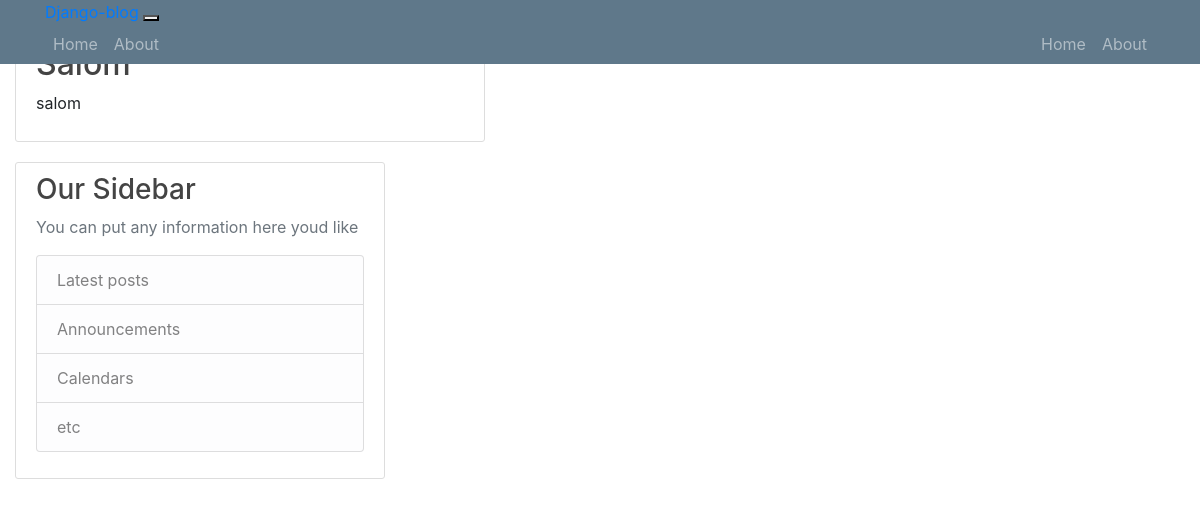
/, run on an earlier commit of the app's database.
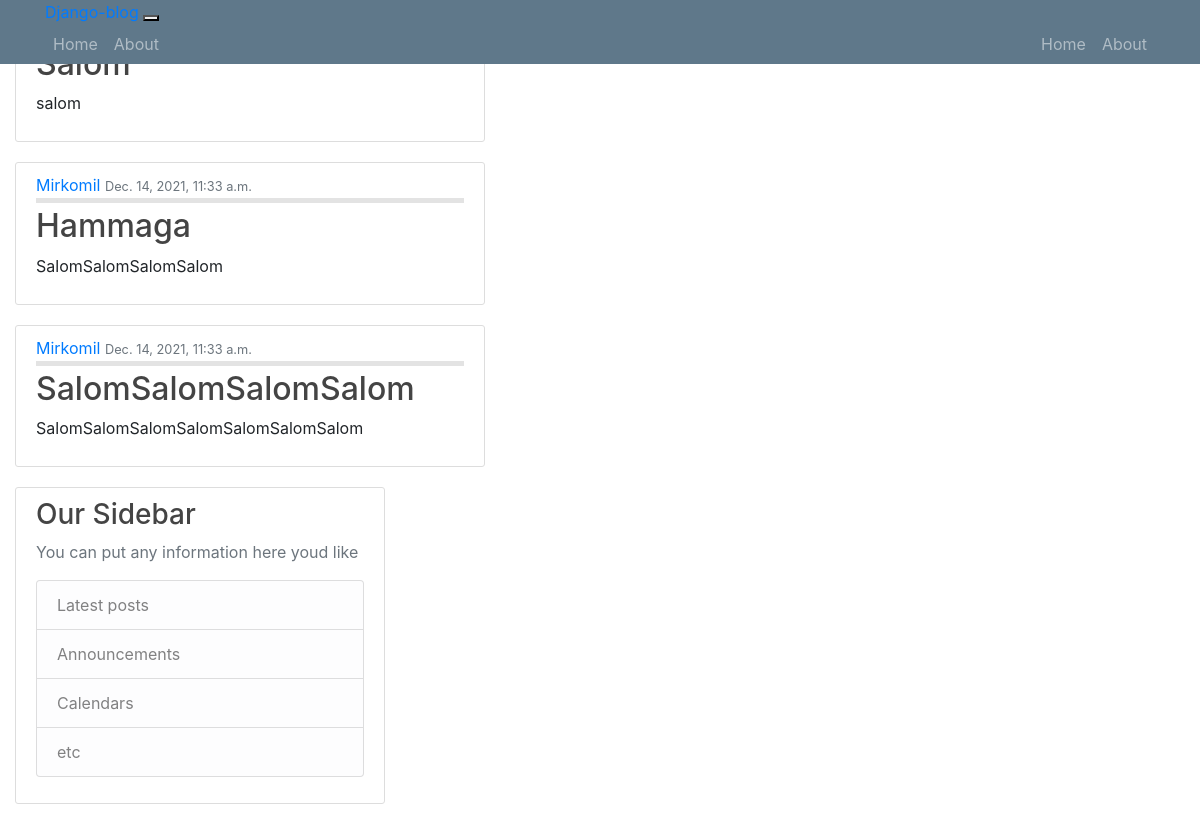
And on a later commit of the database.
### blog/models.py (models this page shows)
class Post(models.Model):
    title =models.CharField(max_length=100)
    content=models.TextField()
    date_posted = models.DateTimeField(default=timezone.now)
    author = models.ForeignKey(User,on_delete=models.CASCADE)

### blog/views.py (the view)
# urls.py: path('',views.home, name='blog-home'),
def home(request):
    context={'posts':Post.objects.all}
    return render(request, 'blog/home.html', context)

### blog/templates/blog/home.html
{% extends "blog/base.html" %}
{% block content %}
    {% for post in posts %}
<article class="media content-section">
    <div class="media-body">
        <div class="article-metadata">
            <a class="mr-6" href="#">{{ post.author }}</a>
            <small class="text-muted">{{ post.date_posted }}</small>
        </div>
        <h2><a class="article-title" href="#">{{ post.title }}</a></h2>
        <p class="article-content">{{ post.content }}</p>
    </div>
</article>
    {% endfor %}
{% endblock content %}

### blog/templates/blog/base.html (shortened to what this page needs)
{% load static %}
<!DOCTYPE html>
<html lang="en">
<head>
    <link rel="stylesheet" type="text/css" href="{% static 'blog/main.css' %}">
    <link rel="stylesheet" href="https://stackpath.bootstrapcdn.com/bootstrap/4.4.1/css/bootstrap.min.css">
</head>
<body>
<header class="site-header">
    <nav class="]navbar navbar-expand-md navbar-dark bg-steel fixed-top">
        <div class="container">
            <a href="{% url 'blog-home' %}">Django-blog</a>
            <button class="navbar-toggle" type="button" data-togle="collapse" data-target="#navbarTogle" aria-controls="navbarTogle" aria-expanded="false" aria-label="Toggle navigation">
            </button>
            <div class="collapse navbar-collapse" id="navbarTogle">
                <div class="navbar-nav mr-auto">
                    <a class="nav-item nav-link" href="{% url 'blog-home' %}">Home</a>
                    <a href="{% url 'blog-about' %}" class="nav-item nav-link">About</a>
                </div>
                <div class="navbar-nav">
                    <a class="nav-item nav-link" href="#">Home</a>
                    <a href="#" class="nav-item nav-link">About</a>
                </div>
            </div>
        </div>
    </nav>
</header>
<main role="row">
    <div class="col-md-5">
        {% block content %}{% endblock %}
    </div>
        <div class="col-md-4" >
            <div class="content-section">
                <h3>Our Sidebar</h3>
                <p class="text-muted">You can put any information here youd like
                <ul class="list-group">
                    <li class="list-group-item list-group-item-light">Latest posts</li>
                    <li class="list-group-item list-group-item-light">Announcements</li>
                    <li class="list-group-item list-group-item-light">Calendars</li>
                    <li class="list-group-item list-group-item-light">etc</li>
                </ul>
            </p>
            </div>
        </div>
</main>
</body>
</html>

### blog/static/blog/main.css (style rules this page uses)
body { background: #fafafa; color: #333333; margin-top: 5rem; }
h1, h2, h3, h4, h5, h6 { color: #444444; }
ul { margin: 0; }
.bg-steel { background-color: #5f788a; }
.site-header .navbar-nav .nav-link { color: #cbd5db; }
.content-section { background: #ffffff; padding: 10px 20px; border: 1px solid #dddddd; border-radius: 3px; margin-bottom: 20px; }
.article-title { color: #444444; }
.article-content { white-space: pre-line; }
.article-metadata { padding-bottom: 1px; margin-bottom: 4px; border-bottom: 5px solid #e3e3e3 }

What changed in the data, as far as the page shows it:
added Post: author "Mirkomil", date_posted "Dec. 14, 2021, 11:33 a.m.", title "Hammaga", content "SalomSalomSalomSalom"
added Post: author "Mirkomil", date_posted "Dec. 14, 2021, 11:33 a.m.", title "SalomSalomSalomSalom", content "SalomSalomSalomSalomSalomSalomSalom"
